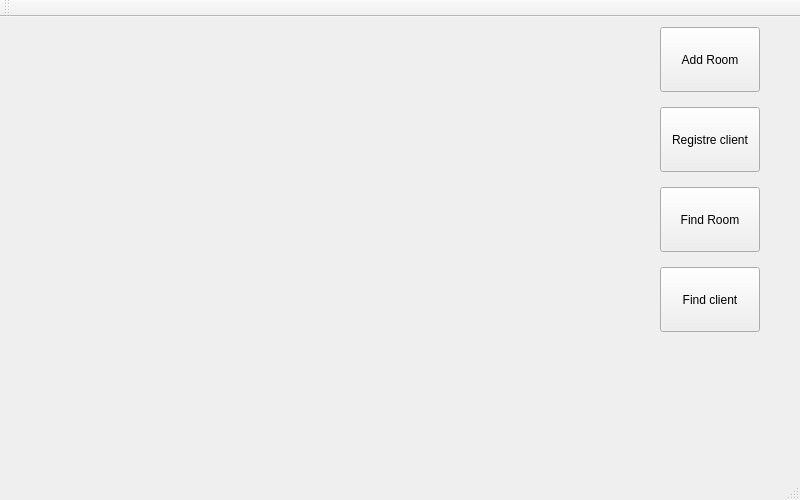
<?xml version="1.0" encoding="UTF-8"?>
<ui version="4.0">
 <class>MainWindow</class>
 <widget class="QMainWindow" name="MainWindow">
  <property name="geometry">
   <rect>
    <x>0</x>
    <y>0</y>
    <width>800</width>
    <height>500</height>
   </rect>
  </property>
  <property name="maximumSize">
   <size>
    <width>800</width>
    <height>500</height>
   </size>
  </property>
  <property name="windowTitle">
   <string>MyHotelManager 1.0</string>
  </property>
  <property name="styleSheet">
   <string notr="true">background-image:url(image.jpg)</string>
  </property>
  <widget class="QWidget" name="centralWidget">
   <widget class="QPushButton" name="pushButton">
    <property name="geometry">
     <rect>
      <x>660</x>
      <y>10</y>
      <width>100</width>
      <height>65</height>
     </rect>
    </property>
    <property name="maximumSize">
     <size>
      <width>100</width>
      <height>65</height>
     </size>
    </property>
    <property name="text">
     <string>Add Room</string>
    </property>
   </widget>
   <widget class="QPushButton" name="pushButton_2">
    <property name="geometry">
     <rect>
      <x>660</x>
      <y>90</y>
      <width>100</width>
      <height>65</height>
     </rect>
    </property>
    <property name="maximumSize">
     <size>
      <width>100</width>
      <height>65</height>
     </size>
    </property>
    <property name="text">
     <string>Registre client</string>
    </property>
   </widget>
   <widget class="QPushButton" name="pushButton_3">
    <property name="geometry">
     <rect>
      <x>660</x>
      <y>170</y>
      <width>100</width>
      <height>65</height>
     </rect>
    </property>
    <property name="maximumSize">
     <size>
      <width>100</width>
      <height>65</height>
     </size>
    </property>
    <property name="text">
     <string>Find Room</string>
    </property>
   </widget>
   <widget class="QPushButton" name="pushButton_4">
    <property name="geometry">
     <rect>
      <x>660</x>
      <y>250</y>
      <width>100</width>
      <height>65</height>
     </rect>
    </property>
    <property name="maximumSize">
     <size>
      <width>100</width>
      <height>65</height>
     </size>
    </property>
    <property name="text">
     <string>Find client</string>
    </property>
   </widget>
   <widget class="QLabel" name="label">
    <property name="geometry">
     <rect>
      <x>70</x>
      <y>50</y>
      <width>161</width>
      <height>21</height>
     </rect>
    </property>
    <property name="text">
     <string/>
    </property>
   </widget>
  </widget>
  <widget class="QMenuBar" name="menuBar">
   <property name="geometry">
    <rect>
     <x>0</x>
     <y>0</y>
     <width>800</width>
     <height>26</height>
    </rect>
   </property>
  </widget>
  <widget class="QToolBar" name="mainToolBar">
   <attribute name="toolBarArea">
    <enum>TopToolBarArea</enum>
   </attribute>
   <attribute name="toolBarBreak">
    <bool>false</bool>
   </attribute>
  </widget>
  <widget class="QStatusBar" name="statusBar"/>
 </widget>
 <layoutdefault spacing="6" margin="11"/>
 <resources/>
 <connections/>
</ui>
